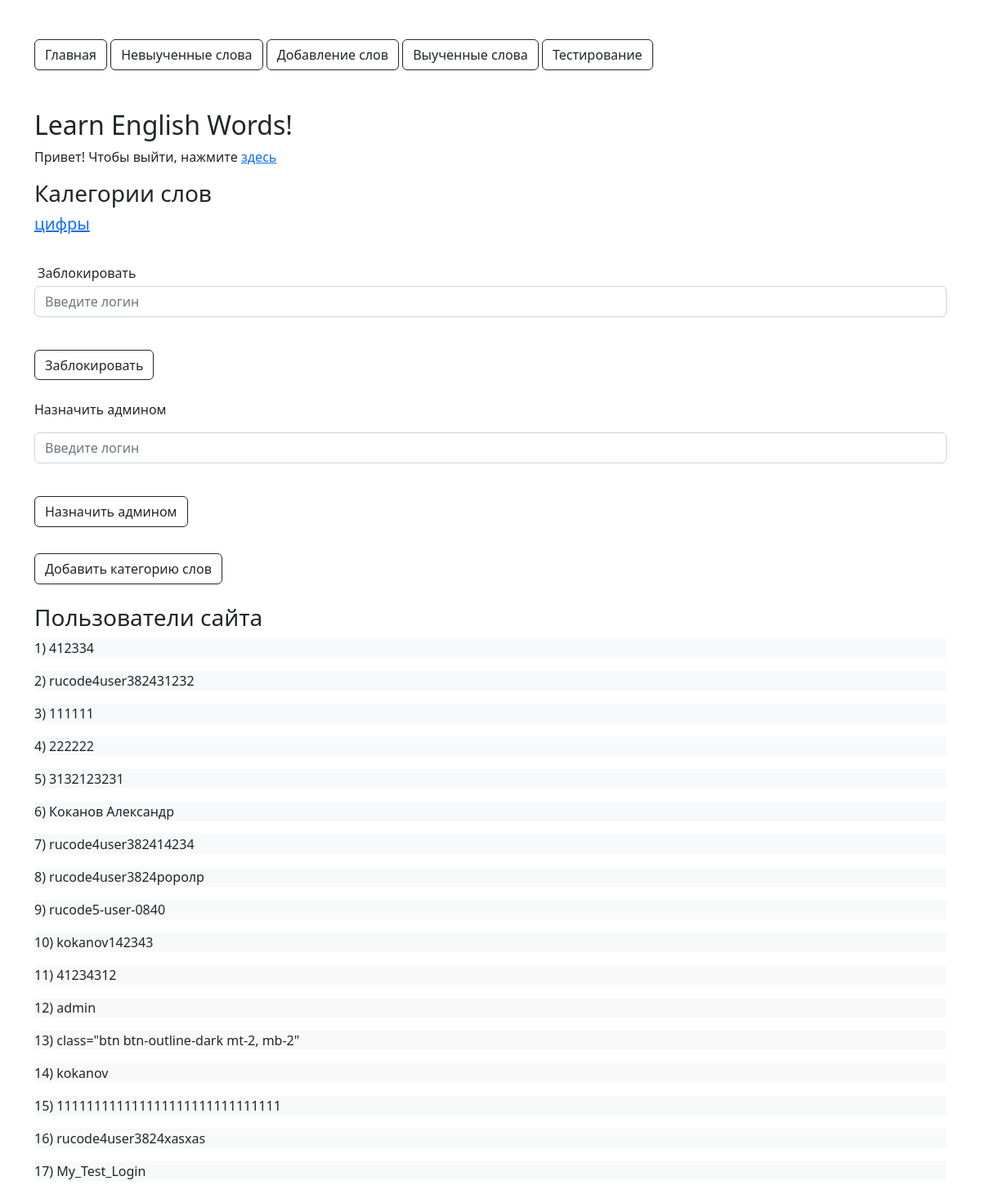
Screenshot of / (signed in) with the database file from the repository.
### tables this page shows
CREATE TABLE `users` (
  `id` int NOT NULL,
  `login` text NOT NULL,
  `password` text NOT NULL,
  `privilege` int DEFAULT NULL,
  `ban` int DEFAULT NULL
);

### pages/admin_panel.php (the view, shortened to what this page needs)
<?php
    require_once "settings/db_connect.php";
?>
<div>
    <form id="ban-form">
        <p class="m-1">Заблокировать</p>
        <input type="text" name="ban-login" placeholder="Введите логин" class="form-control mb-2">
        <span id="bun-error" class="m-0"></span><br>
        <button type="submit" class="btn btn-outline-dark  mt-2" style="height: 37px">Заблокировать</button>
    </form>
</div>
<br>
<div>
    <form id="add-admin-form">
        <p>Назначить админом</p>
        <input type="text" name="admin-login" placeholder="Введите логин" class="form-control mb-2">
        <span id="admin-error" class="m-0"></span><br>
        <button type="submit" class="btn btn-outline-dark mt-2" >Назначить админом</button>
    </form>
</div>
<br>
<form action="../pages/add_words_category_form.php">
    <button type="submit" class="btn btn-outline-dark mt-2 mb-4" >Добавить категорию слов</button>
</form>
    <h3>Пользователи сайта</h3>
    <?php
    $users = mysqli_fetch_all(mysqli_query($connect, "SELECT `login` FROM `users`"));
    for ($i = 0; $i < count($users); $i++) {
        $s = $i + 1 . ") " . $users[$i][0]?>
        <p class="bg-light"><?=$s?></p>
    <?php
    }
    ?>
<br>
<br>
<br>

### rows the page displays
users: login "1) 412334"
users: login "2) rucode4user382431232"
users: login "3) 111111"
users: login "4) 222222"
users: login "5) 3132123231"
users: login "6) Коканов Александр"
users: login "7) rucode4user382414234"
users: login "8) rucode4user3824роролр"
users: login "9) rucode5-user-0840"
users: login "10) kokanov142343"
users: login "11) 41234312"
users: login "12) admin"
users: login "13) class=\"btn btn-outline-dark mt-2, mb-2\""
users: login "14) kokanov"
users: login "15) 111111111111111111111111111111"
users: login "16) rucode4user3824xasxas"
users: login "17) My_Test_Login"

### other values shown
$category[0] "цифры"
